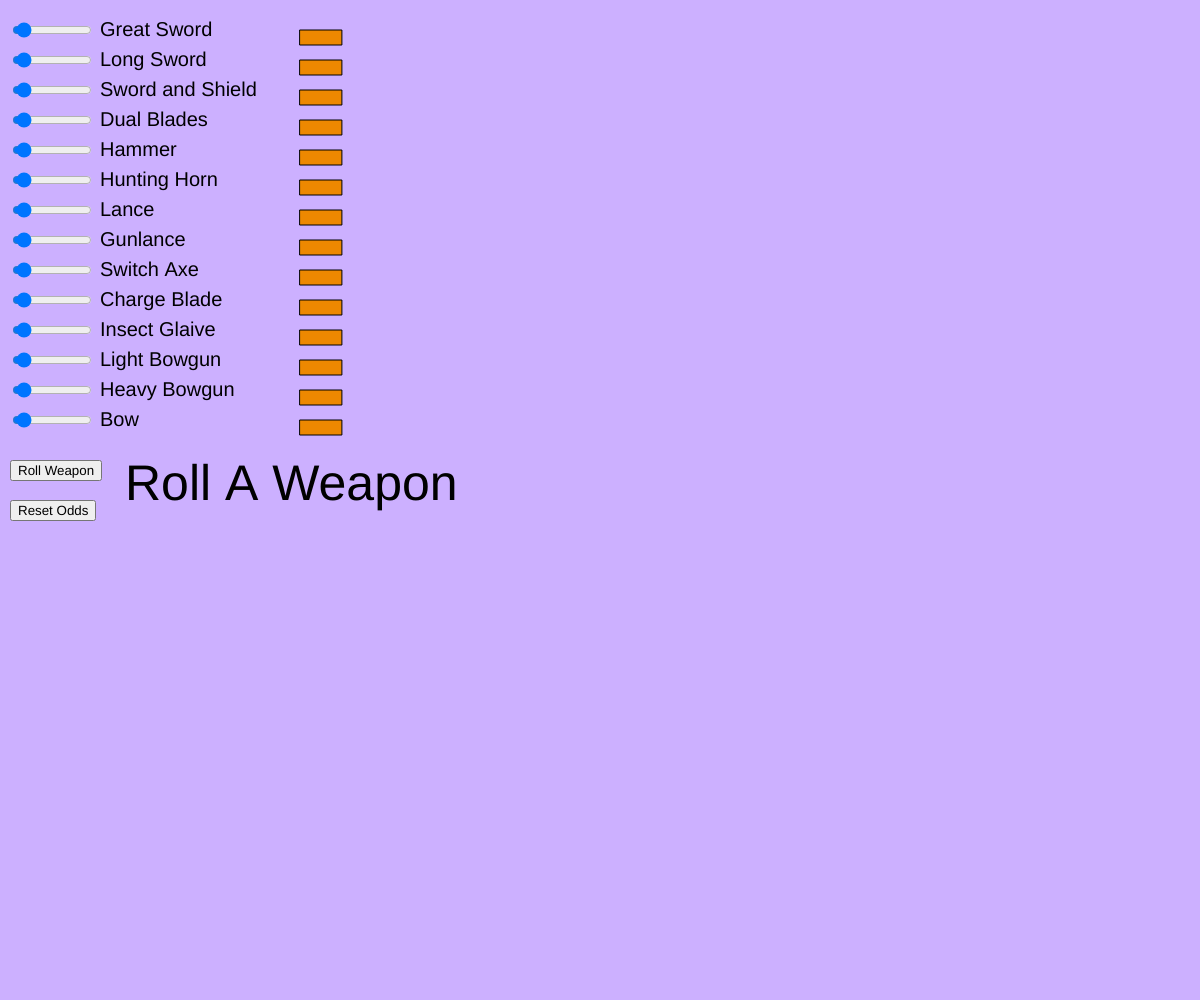
Frame 1 (no input)
Frame 60 (no input): identical to frame 1, image omitted
Frame 120 (the mouse pressed at the canvas centre since frame 60): identical to frame 1, image omitted

The p5.js sketch that drew this single still picture (run headless with seeded random() and noise() and a simulated clock; from frame 60 on, the mouse is pressed at the canvas centre):

// p5.js sketch
// ── sketch.js
/*******************************************************************************
********************************************************************************
 EXAMPLE ENUMS 
********************************************************************************
********************************************************************************

const enumValue = (name) => Object.freeze({toString: () => name});

const Colors = Object.freeze({
    RED: enumValue("Colors.RED"),
    BLUE: enumValue("Colors.BLUE"),
    GREEN: enumValue("Colors.GREEN")
});

********************************************************************************
********************************************************************************
*******************************************************************************/

// Function for serialization to MongoDB
// TODO(me): implement
const enumValue = (name) => Object.freeze({toString: () => name});

// Equal to 1/14
BASE_ODDS = 0.07142857142

class Weapons {
  constructor(builder) {
    this.name = builder.name;
    this.odds = builder.odds;
  } 

  /**
   * Print out every property and its value in the object.
   */
  debug() {
    Object.keys(this).forEach(property => {
      console.log(`${property}: ${this[property]}`);
    });
  }
}

class WeaponsBuilder {

  constructor() {
    this.name = ''
    this.odds = BASE_ODDS
  }

  setName(name) {
    this.name = name;
    return this; //Allow method chaining
  }

  setOdds(odds) {
    this.odds = odds;
    return this; // Allow method chaining
  }

  build() {
    return new Weapons(this);
  }
}

// Corresponds to weapons (14 total)
let sliders = [];

let allWeapons = [
  new WeaponsBuilder().setName('Great Sword').build(),
  new WeaponsBuilder().setName('Long Sword').build(),
  new WeaponsBuilder().setName('Sword and Shield').build(),
  new WeaponsBuilder().setName('Dual Blades').build(),
  new WeaponsBuilder().setName('Hammer').build(),
  new WeaponsBuilder().setName('Hunting Horn').build(),
  new WeaponsBuilder().setName('Lance').build(),
  new WeaponsBuilder().setName('Gunlance').build(),
  new WeaponsBuilder().setName('Switch Axe').build(),
  new WeaponsBuilder().setName('Charge Blade').build(),
  new WeaponsBuilder().setName('Insect Glaive').build(),
  new WeaponsBuilder().setName('Light Bowgun').build(),
  new WeaponsBuilder().setName('Heavy Bowgun').build(),
  new WeaponsBuilder().setName('Bow').build()
];

weaponChosen = 'Roll A Weapon';

function setup() {
  createCanvas(windowWidth, windowHeight);

  // Construct Sliders & Text Boxes
  offset = 20;
  textSize(20);
  for (i = 0; i < allWeapons.length; i++) {
    slider = createSlider(0, 1, BASE_ODDS, 0.01);
    slider.position(10, offset);
    slider.size(80);
    sliders.push(slider);
    // text("hello", 80, offset);
    offset += 30;
  }


  // Roll Functionality
  let rollButton = createButton('Roll Weapon');
  rollButton.position(10, offset+20);
  // Use a callback function to call 'roll()' with arguments.
  rollButton.mousePressed(() => {
    weaponName = roll(allWeapons);
    displayWeapon(weaponName);
  }); 

  // Reset Functionality
  let resetOddsButton = createButton('Reset Odds');
  resetOddsButton.position(10, offset+60);
  resetOddsButton.mousePressed(resetOdds);

}

function mapNumRange(num, inMin, inMax, outMin, outMax) {
  return ((num - inMin) * (outMax - outMin)) / (inMax - inMin) + outMin;
}

/**
 * Reset Odds and sliders
 */
function resetOdds() {
  for (i = 0; i < allWeapons.length; i++) {
    allWeapons[i].odds = BASE_ODDS;
    sliders[i].value(BASE_ODDS);
  }
}

/**
 * Bar Chart
 */
function displayOdds(){
  offset = 30;
  for (i = 0; i < allWeapons.length; i++) {
    odds = allWeapons[i].odds
    oddsOffset = 0.05;

    // Color Logic
    if (odds < (BASE_ODDS - oddsOffset)) {
      sliderRed = map(odds, 0, 1, 127, 255);
      sliderGreen = 0;
    }
    else if (odds >= BASE_ODDS && odds <= .66) {
      sliderRed = map(odds, 0, 1, 127, 255);
      sliderGreen = map(odds, 0, 1, 158, 255);
    }
    else {
      sliderRed = map(odds, 0, 1, 255, 0);
      sliderGreen = map(odds, 0, 1, 127, 255);
    }



    width = mapNumRange(odds, 0, 1, 30, 200);
    fill(color(sliderRed, sliderGreen, 0));
    bar = rect(300, offset, width, 15);
    offset += 30;
  }
}

function displaySliderText() {
  offset = 36;
  for (i = 0; i < allWeapons.length; i++) {
    textSize(20);
    fill('Black');
    text(allWeapons[i].name, 100, offset);
    offset += 30;
  }
}

function displayWeapon(weaponName) {
  textSize(50);
  fill('Black');
  weaponChosen = weaponName;
  text(weaponName, 125, 500);
}

/**
 * Takes the slider values and updates the weapon odds accordingly.
 */
function updateOdds(weapons) {
  for (i = 0; i < weapons.length; i++) {
    weapons[i].odds = sliders[i].value();
  }
}

/**
 * Take the odds of the weapons and choose a random weapon
 */
function roll(weapons) {
  const totalWeight = weapons.reduce((soFar, weapon) => soFar + weapon.odds, 0)
  const rng = Math.random() * totalWeight;
  let curWeight = 0;
  
  for (const weapon of weapons) {
    curWeight += weapon.odds
    if (curWeight >= rng) {
      return weapon.name
    }
  }
}

function DEBUGALL() {
  // // WEAPON DEBUGGING:
  // for (let weapon of allWeapons) {
  //   weapon.debug()
  // }
  // // RNG DEBUGGING:
  // const rollCounts = {};
  // for (let i = 0; i< 10000; i++) {
  //   const weapon = roll(allWeapons)
  //   if (!rollCounts[weapon]) {
  //     rollCounts[weapon] = 0
  //   }
  //   rollCounts[weapon]++;
  // }
  // console.table(rollCounts);
}

function draw() {
  // DEBUGALL();

  background('#ccb0ff');

  displaySliderText();
  updateOdds(allWeapons);
  displayOdds();
  displayWeapon(weaponChosen);
}
